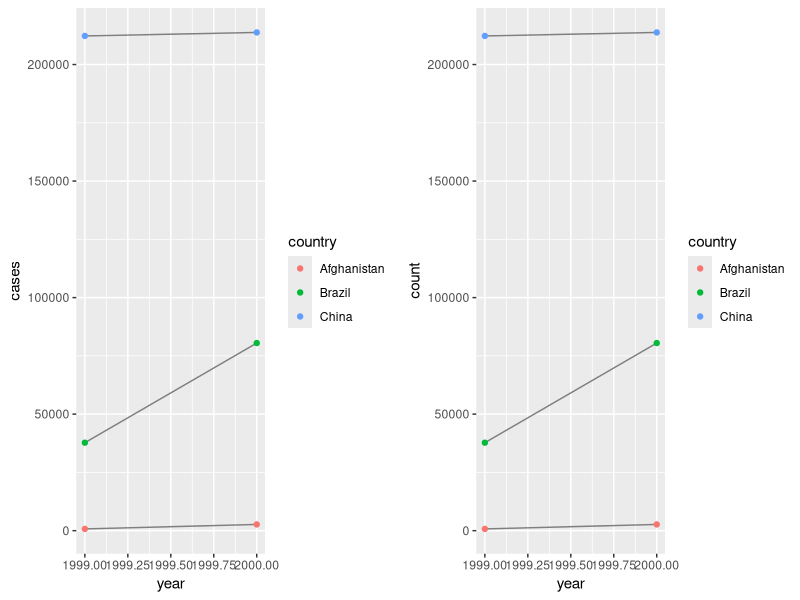
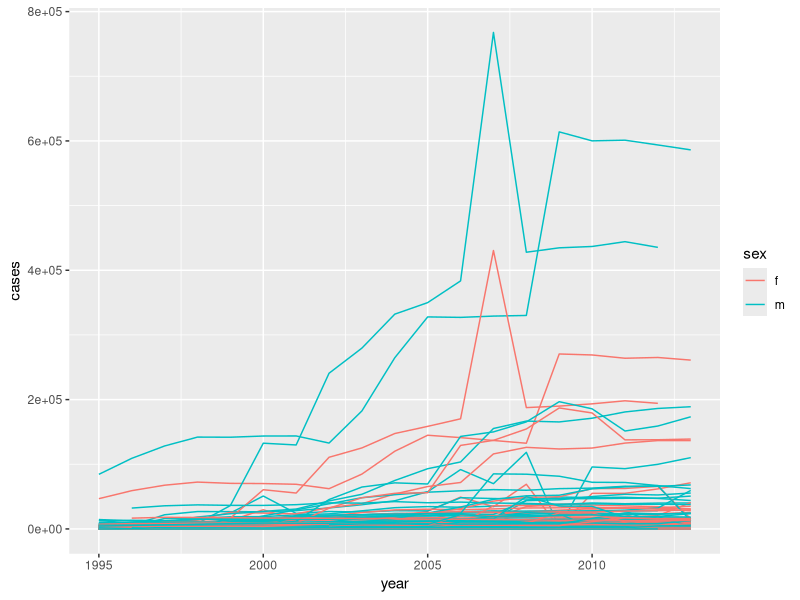

The R source for these figures, in order:
## ---- chunk 1
knitr::opts_chunk$set(echo = TRUE)
## ---- chunk 2
library(tidyverse)
library(gridExtra)
## ---- chunk 3
table1
## ---- chunk 4
table2
## ---- chunk 5
table3
## ---- chunk 6
table4a
table4b
## ---- chunk 7
cases <- table2 %>% filter(type == "cases") %>% .$count
population <- table2 %>% filter(type == "population") %>% .$count
year <- table2 %>% filter(type == "cases") %>% .$year
country <- table2 %>% filter(type == "cases") %>% .$country

tab2_tidy <- tibble(country, year, rate = cases / population * 10000)
tab2_tidy
## ---- chunk 8
country_b <- rep(table4a %>% .$country, each = 2)
year_b <- rep(names(table4b)[-1], 3)
cases_b <- c(rbind(table4a %>% .$`1999`, table4a %>% .$`2000`))
pop_b <- c(rbind(table4b %>% .$`1999`, table4b %>% .$`2000`))

tab4_tidy <- tibble(country_b, year_b, rate = cases_b / pop_b * 10000)
tab4_tidy
## ---- chunk 9
grid.arrange(
    ggplot(table1, aes(year, cases)) + 
        geom_line(aes(group = country), colour = "grey50") + 
        geom_point(aes(colour = country)),
    table2 %>% 
        filter(type == "cases") %>%
        ggplot(aes(year, count)) + 
            geom_line(aes(group = country), colour = "grey50") + 
            geom_point(aes(colour = country)),
    ncol = 2
)
## ---- chunk 10
stocks <- tibble(
  year   = c(2015, 2015, 2016, 2016),
  half  = c(   1,    2,     1,    2),
  return = c(1.88, 0.59, 0.92, 0.17)
)
stocks %>% 
  spread(year, return) %>% 
  gather("year", "return", `2015`:`2016`)
## ---- chunk 11
stocks %>% 
  spread(year, return) %>% 
  gather("year", "return", `2015`:`2016`, convert = TRUE)
## ---- chunk 12
table4a %>% 
  gather(`1999`, `2000`, key = "year", value = "cases")
## ---- chunk 13
people <- tribble(
  ~name,             ~key,    ~value,
  #-----------------|--------|------
  "Phillip Woods",   "age",       45,
  "Phillip Woods",   "height",   186,
  "Phillip Woods",   "age",       50,
  "Jessica Cordero", "age",       37,
  "Jessica Cordero", "height",   156
)
people
## ---- chunk 14
people %>%
    mutate(obs = c(1,1,2,1,1)) %>%
    spread(key, value)
## ---- chunk 15
preg <- tribble(
  ~pregnant, ~male, ~female,
  "yes",     NA,    10,
  "no",      20,    12
)
preg %>%
    gather(key = sex, value = obs, male, female)
## ---- chunk 16
tibble(x = c("a,b,c", "d,e,f,g", "h,i,j")) %>% 
  separate(x, c("one", "two", "three"), extra = "merge")
## ---- chunk 17
tibble(x = c("a,b,c", "d,e", "f,g,i")) %>% 
  separate(x, c("one", "two", "three"))
## ---- chunk 18
tibble(x = c("a,b,c", "d,e", "f,g,i")) %>% 
  separate(x, c("one", "two", "three"), fill = "right", remove = FALSE)
## ---- chunk 19
table2[[1,4]] <- NA
table2 %>%
    spread(key = type, value = count, fill = "missing")
## ---- chunk 20
df <- tibble(
  group = c(1:2, 1),
  item_id = c(1:2, 2),
  item_name = c("a", "b", "b"),
  value1 = 1:3,
  value2 = 4:6
)
df %>% complete(group, nesting(item_id, item_name), fill = list(value1 = 0))
## ---- chunk 21
df <- data.frame(Month = 1:6, Year = c(2000, rep(NA, 5)))
df %>% fill(Year)

df <- data.frame(Month = 1:6, Year = c(rep(NA, 5), 2000))
df %>% fill(Year, .direction = "up")
## ---- chunk 22
who %>%
    select(country, iso2, iso3) %>%
    distinct() %>%
    group_by(country) %>%
    filter(n() > 1)
## ---- chunk 23
# tidied dataset
who_final <- who %>%
  gather(code, value, new_sp_m014:newrel_f65, na.rm = TRUE) %>% 
  mutate(code = stringr::str_replace(code, "newrel", "new_rel")) %>%
  separate(code, c("new", "var", "sexage")) %>% 
  select(-new, -iso2, -iso3) %>% 
  separate(sexage, c("sex", "age"), sep = 1)

who_final %>%
  group_by(country, year, sex) %>%
  filter(year >= 1995) %>% # little data before 1995
  summarise(cases = sum(value)) %>%
  unite(country_sex, country, sex, remove = FALSE) %>%
  ggplot(aes(x = year, y = cases, group = country_sex, colour = sex)) +
    geom_line()
